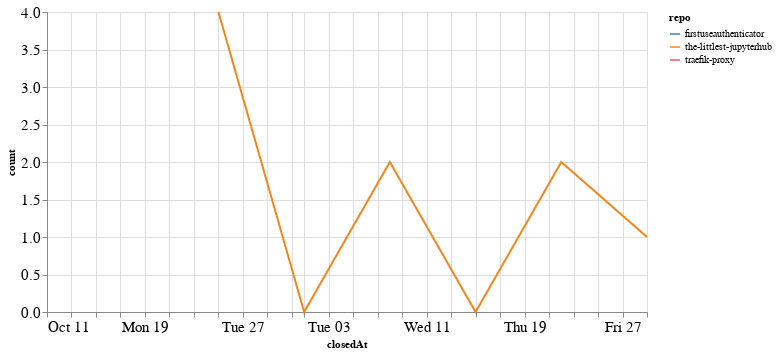

Notebook code cell kept with this figure:
### Code cell
closed_by_time = closed_by.groupby('repo').resample('W', on='closedAt').count()['author'].reset_index()
closed_by_time = closed_by_time.rename(columns={'author': 'count'})

alt.Chart(closed_by_time, width=600).mark_line().encode(
    x='closedAt',
    y='count',
    color='repo',
    tooltip="repo"
)

### Figure 1 — Vega-Lite specification as saved in the notebook (floating-point values rounded to 4 significant figures)
{"config": {"axisLeft": {"labelFontSize": 15}, "axisBottom": {"labelFontSize": 15}}, "data": {"name": "data-a669a2baefe605694277396fc2990909"}, "mark": "line", "encoding": {"color": {"type": "nominal", "field": "repo"}, "tooltip": {"type": "nominal", "field": "repo"}, "x": {"type": "temporal", "field": "closedAt"}, "y": {"type": "quantitative", "field": "count"}}, "width": 600, "$schema": "https://vega.github.io/schema/vega-lite/v4.8.1.json", "datasets": {"data-a669a2baefe605694277396fc2990909": [{"repo": "firstuseauthenticator", "closedAt": "2020-10-11T00:00:00", "count": 1}, {"repo": "the-littlest-jupyterhub", "closedAt": "2020-10-25T00:00:00", "count": 4}, {"repo": "the-littlest-jupyterhub", "closedAt": "2020-11-01T00:00:00", "count": 0}, {"repo": "the-littlest-jupyterhub", "closedAt": "2020-11-08T00:00:00", "count": 2}, {"repo": "the-littlest-jupyterhub", "closedAt": "2020-11-15T00:00:00", "count": 0}, {"repo": "the-littlest-jupyterhub", "closedAt": "2020-11-22T00:00:00", "count": 2}, {"repo": "the-littlest-jupyterhub", "closedAt": "2020-11-29T00:00:00", "count": 1}, {"repo": "traefik-proxy", "closedAt": "2020-11-22T00:00:00", "count": 1}]}}
